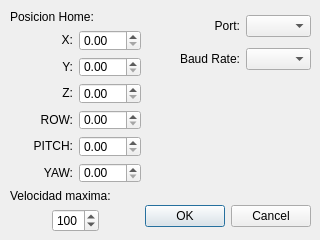
<?xml version="1.0" encoding="UTF-8"?>
<ui version="4.0">
 <class>SettingsForm</class>
 <widget class="QDialog" name="SettingsForm">
  <property name="geometry">
   <rect>
    <x>0</x>
    <y>0</y>
    <width>320</width>
    <height>240</height>
   </rect>
  </property>
  <property name="windowTitle">
   <string>Dialog</string>
  </property>
  <widget class="QDialogButtonBox" name="buttonBox">
   <property name="geometry">
    <rect>
     <x>-30</x>
     <y>200</y>
     <width>341</width>
     <height>32</height>
    </rect>
   </property>
   <property name="orientation">
    <enum>Qt::Horizontal</enum>
   </property>
   <property name="standardButtons">
    <set>QDialogButtonBox::Cancel|QDialogButtonBox::Ok</set>
   </property>
  </widget>
  <widget class="QWidget" name="layoutWidget">
   <property name="geometry">
    <rect>
     <x>10</x>
     <y>10</y>
     <width>131</width>
     <height>222</height>
    </rect>
   </property>
   <layout class="QVBoxLayout" name="verticalLayout_2">
    <item>
     <widget class="QLabel" name="label_10">
      <property name="text">
       <string>Posicion Home:</string>
      </property>
     </widget>
    </item>
    <item>
     <layout class="QGridLayout" name="gridLayout">
      <item row="1" column="1">
       <widget class="QDoubleSpinBox" name="SBox_YHome"/>
      </item>
      <item row="2" column="1">
       <widget class="QDoubleSpinBox" name="SBox_ZHome"/>
      </item>
      <item row="4" column="0">
       <widget class="QLabel" name="label_7">
        <property name="text">
         <string>&lt;html&gt;&lt;head/&gt;&lt;body&gt;&lt;p align=&quot;right&quot;&gt;PITCH:&lt;/p&gt;&lt;/body&gt;&lt;/html&gt;</string>
        </property>
       </widget>
      </item>
      <item row="1" column="0">
       <widget class="QLabel" name="label_4">
        <property name="text">
         <string>&lt;html&gt;&lt;head/&gt;&lt;body&gt;&lt;p align=&quot;right&quot;&gt;Y:&lt;/p&gt;&lt;/body&gt;&lt;/html&gt;</string>
        </property>
       </widget>
      </item>
      <item row="4" column="1">
       <widget class="QDoubleSpinBox" name="SBox_PitchHome"/>
      </item>
      <item row="3" column="1">
       <widget class="QDoubleSpinBox" name="SBox_RowHome"/>
      </item>
      <item row="5" column="0">
       <widget class="QLabel" name="label_8">
        <property name="text">
         <string>&lt;html&gt;&lt;head/&gt;&lt;body&gt;&lt;p align=&quot;right&quot;&gt;YAW:&lt;/p&gt;&lt;/body&gt;&lt;/html&gt;</string>
        </property>
       </widget>
      </item>
      <item row="5" column="1">
       <widget class="QDoubleSpinBox" name="SBox_YawHome"/>
      </item>
      <item row="2" column="0">
       <widget class="QLabel" name="label_5">
        <property name="text">
         <string>&lt;html&gt;&lt;head/&gt;&lt;body&gt;&lt;p align=&quot;right&quot;&gt;Z:&lt;/p&gt;&lt;/body&gt;&lt;/html&gt;</string>
        </property>
       </widget>
      </item>
      <item row="3" column="0">
       <widget class="QLabel" name="label_6">
        <property name="text">
         <string>&lt;html&gt;&lt;head/&gt;&lt;body&gt;&lt;p align=&quot;right&quot;&gt;ROW:&lt;/p&gt;&lt;/body&gt;&lt;/html&gt;</string>
        </property>
       </widget>
      </item>
      <item row="0" column="1">
       <widget class="QDoubleSpinBox" name="SBox_XHome"/>
      </item>
      <item row="0" column="0">
       <widget class="QLabel" name="label_3">
        <property name="text">
         <string>&lt;html&gt;&lt;head/&gt;&lt;body&gt;&lt;p align=&quot;right&quot;&gt;X:&lt;/p&gt;&lt;/body&gt;&lt;/html&gt;</string>
        </property>
       </widget>
      </item>
     </layout>
    </item>
    <item>
     <layout class="QVBoxLayout" name="verticalLayout">
      <item>
       <widget class="QLabel" name="label_9">
        <property name="text">
         <string>Velocidad maxima:</string>
        </property>
       </widget>
      </item>
      <item>
       <layout class="QHBoxLayout" name="horizontalLayout">
        <item>
         <spacer name="horizontalSpacer">
          <property name="orientation">
           <enum>Qt::Horizontal</enum>
          </property>
          <property name="sizeHint" stdset="0">
           <size>
            <width>40</width>
            <height>20</height>
           </size>
          </property>
         </spacer>
        </item>
        <item>
         <widget class="QSpinBox" name="SBox_Vmax">
          <property name="minimum">
           <number>1</number>
          </property>
          <property name="maximum">
           <number>400</number>
          </property>
          <property name="value">
           <number>100</number>
          </property>
         </widget>
        </item>
        <item>
         <spacer name="horizontalSpacer_2">
          <property name="orientation">
           <enum>Qt::Horizontal</enum>
          </property>
          <property name="sizeHint" stdset="0">
           <size>
            <width>40</width>
            <height>20</height>
           </size>
          </property>
         </spacer>
        </item>
       </layout>
      </item>
     </layout>
    </item>
   </layout>
  </widget>
  <widget class="QWidget" name="layoutWidget_2">
   <property name="geometry">
    <rect>
     <x>180</x>
     <y>10</y>
     <width>131</width>
     <height>67</height>
    </rect>
   </property>
   <layout class="QGridLayout" name="gridLayout_2">
    <item row="0" column="1">
     <widget class="QComboBox" name="CBox_Port">
      <property name="currentText">
       <string/>
      </property>
     </widget>
    </item>
    <item row="1" column="0" alignment="Qt::AlignRight">
     <widget class="QLabel" name="label_2">
      <property name="text">
       <string>Baud Rate:</string>
      </property>
     </widget>
    </item>
    <item row="1" column="1">
     <widget class="QComboBox" name="CBox_BRate"/>
    </item>
    <item row="0" column="0">
     <widget class="QLabel" name="label">
      <property name="text">
       <string>&lt;html&gt;&lt;head/&gt;&lt;body&gt;&lt;p align=&quot;right&quot;&gt;Port:&lt;/p&gt;&lt;/body&gt;&lt;/html&gt;</string>
      </property>
     </widget>
    </item>
   </layout>
  </widget>
 </widget>
 <resources/>
 <connections>
  <connection>
   <sender>buttonBox</sender>
   <signal>accepted()</signal>
   <receiver>SettingsForm</receiver>
   <slot>accept()</slot>
   <hints>
    <hint type="sourcelabel">
     <x>248</x>
     <y>254</y>
    </hint>
    <hint type="destinationlabel">
     <x>157</x>
     <y>274</y>
    </hint>
   </hints>
  </connection>
  <connection>
   <sender>buttonBox</sender>
   <signal>rejected()</signal>
   <receiver>SettingsForm</receiver>
   <slot>reject()</slot>
   <hints>
    <hint type="sourcelabel">
     <x>316</x>
     <y>260</y>
    </hint>
    <hint type="destinationlabel">
     <x>286</x>
     <y>274</y>
    </hint>
   </hints>
  </connection>
 </connections>
</ui>
